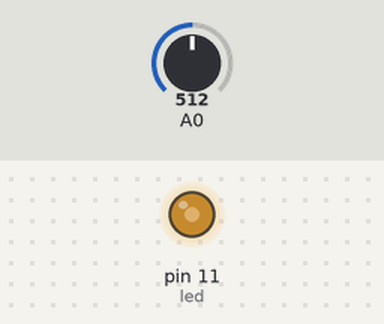
A sketch run on a simulated Arduino Uno, built with avr-gcc and run on an emulated ATmega328P. Shown: output pins drawn as LEDs (lit = HIGH). Inputs (shaded band) come from the test bench; at power-on: A0 = 512.

Above: at 1.2 s.
1.3 s: A0 set to 716
At 2.5 s:
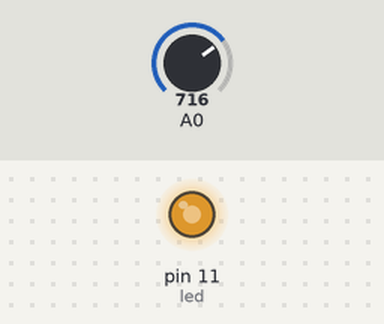
2.8 s: A0 set to 900
At 3.9 s:
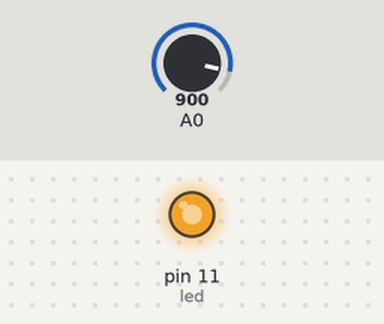
4.3 s: A0 set to 122
At 5.0 s:
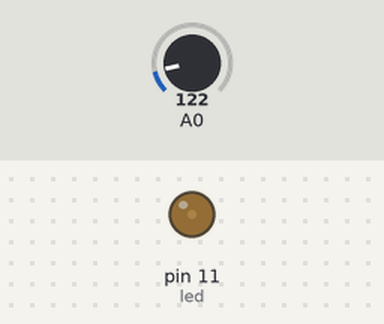
5.8 s: A0 set to 0
At 6.2 s:
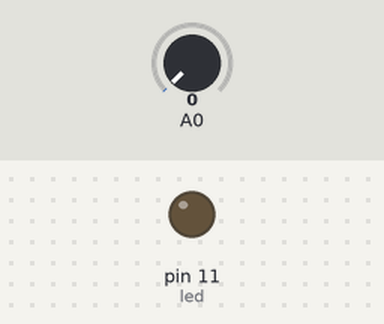
Timing chart, 0 to 8.3 s (numbered marks = the images above; inputs shaded):
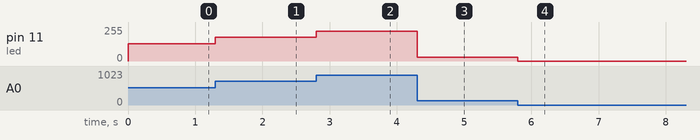

The sketch:

potentiometer.ino
```cpp
int led=11;
void setup()
{
  pinMode(led,OUTPUT);         //数字口要选择带~号的具有pwm功能的输出口
}

void loop()
{
  int n = analogRead(A0);      //读取A0模拟口的数值（0-5V 对应 0-1204取值）
  analogWrite(led,n/4);        //PWM最大取值255  模拟转换的最大值为1024，所以
}
```

Measured:
- after the input at 1.3 s, pin 11 (led): 128/255 → 179/255 at once
- after the input at 2.8 s, pin 11 (led): 179/255 → 225/255 at once
- after the input at 4.3 s, pin 11 (led): 225/255 → 30/255 at once
- after the input at 5.8 s, pin 11 (led): 30/255 → 0/255 at once
